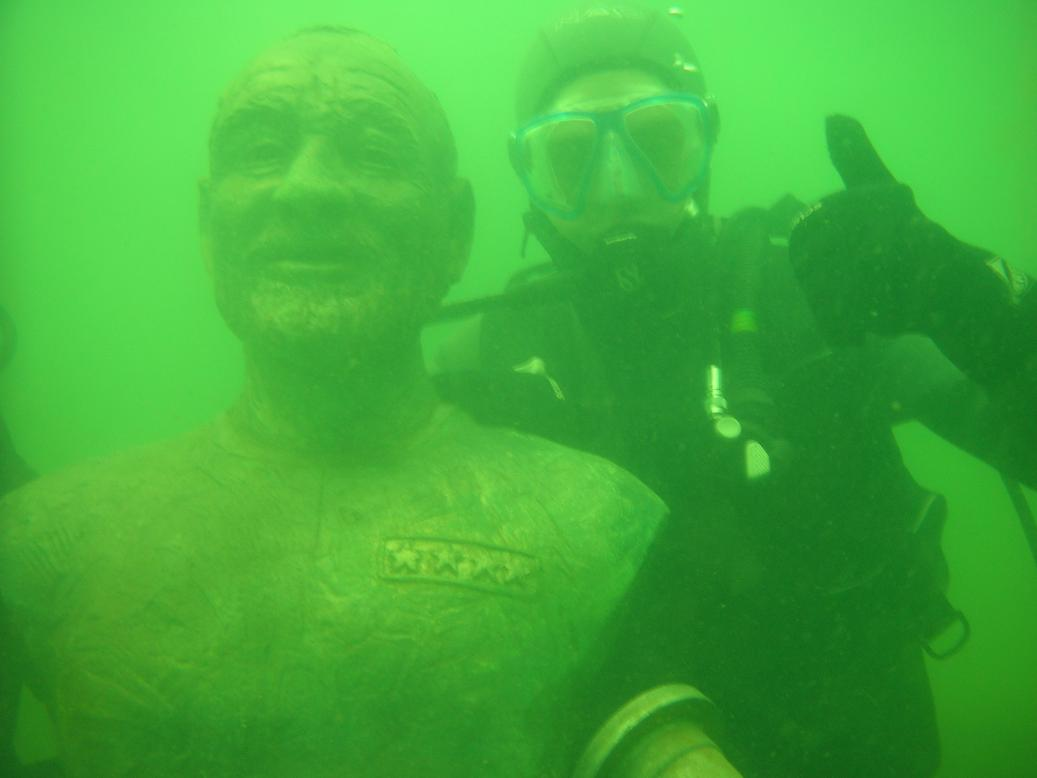
#> input picture im2.jpg, 1037 x 778 px
$ jupyter execute enhancement.ipynb
#> lines starting #> are read from the running program, lines starting #| are printed output that depends on the picture
[cell 1]
import cv2 as cv2
import numpy as np
import matplotlib.pyplot as plt

[cell 2]
# img_name='img1.jpg'
img_name='im2.jpg'
# img_name='img3.jpg'
# img_name='img4.jpg'

[cell 3]
def bgr2rgbmerged(img):
    b,g,r =cv2.split(img)
    return cv2.merge([r,g,b])

[cell 4]
def bgr2rgb(img):
    b,g,r =cv2.split(img)
#> img is the input picture: shape (778, 1037, 3); mean B, G, R 57, 172.2, 64.9
    return [r,g,b]

[cell 5]
def min_max(img):
    img=img.astype(np.float32)
#> img: shape (778, 1037) float32

    matrix=img
    percentile = np.percentile(img, 1)
#> percentile = 21
    matrix[matrix < percentile] = np.inf
    min_val = np.amin(matrix)
#> min_val = 21

    matrix=img
    percentile = np.percentile(img, 98.7)
#> percentile = 125
    matrix[matrix > percentile] = 0
    max_val = np.amax(matrix)
#> max_val = 125

    return min_val,max_val

[cell 6]
[r,g,b]= bgr2rgb(cv2.imread(img_name))
r_min,r_max=min_max(r)
#> r_min = 21; r_max = 125
g_min,g_max=min_max(g)
#> g_min = 103; g_max = 246
b_min,b_max=min_max(b)
#> in min_max (call 3), `percentile = np.percentile(img, 1)`: percentile = 21
#> in min_max (call 3), `percentile = np.percentile(img, 98.7)`: percentile = 109
#> in min_max (call 3), `matrix[matrix > percentile] = 0`:
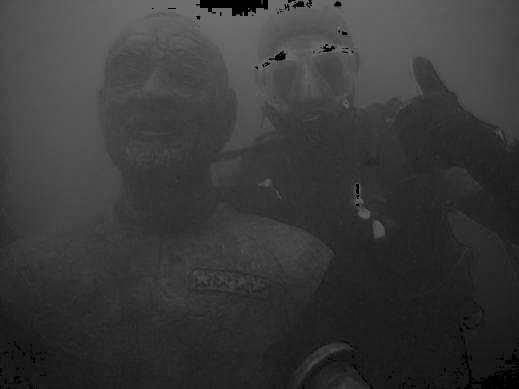
#> matrix: shape (778, 1037) float32 (shown at 1/2 size); min 0, max 109, mean 56.2
#> b_min = 21; b_max = 109
print(r_min,r_max,g_min,g_max,b_min,b_max)
#| 21.0 125.0 103.0 246.0 21.0 109.0

# Attenuation map guided color correction

[cell 7]
Ir_CR=255*(r-r_min)/(r_max-r_min)
Ig_CR=255*(g-g_min)/(g_max-g_min)
Ib_CR=255*(b-b_min)/(b_max-b_min)

[cell 8]
gamma=1.2
Mr=1-((r/255.0)**gamma)
Mg=1-((g/255.0)**gamma)
Mb=1-((b/255.0)**gamma)
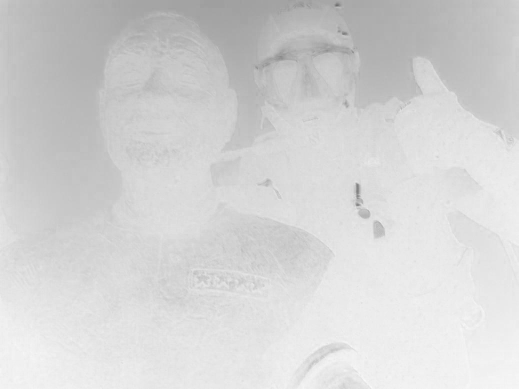
#> Mb: shape (778, 1037) float64 (shown at 1/2 size); min 0.424, max 0.987, mean 0.831

c_star=np.argmax([np.mean(Mr),np.mean(Mg),np.mean(Mb)])
#> c_star = 2
print(c_star)
#| 2


plt.subplot(1,3, 1)
plt.imshow(Mr, cmap="gray")
plt.title('Red Attenuation')
plt.subplot(1,3, 2)
plt.imshow(Mg, cmap="gray")
plt.title('Green Attenuation')
plt.subplot(1,3, 3)
plt.imshow(Mb, cmap="gray")
# plt.imshow(cv2.cvtColor(J, cv2.COLOR_BGR2RGB))
plt.title('Blue Attenuation')

plt.show()

[cell 9]
wr=1
wg=1
wb=1
if img_name=="img3.jpg":
    wr=0.8
    wb=0.8
elif img_name=="im2.jpg":
    wg=0.3
else:
    wg=0.9
    wb=0.9

[cell 10]
t_r = np.exp(-Mr)
t_g = np.exp(-Mg)
t_b = np.exp(-Mb)

img= bgr2rgbmerged(cv2.imread(img_name))

corrected_img = np.zeros_like(img)
corrected_img[:,:,0] = img[:,:,0] * t_r*wr
corrected_img[:,:,1] = img[:,:,1] * t_g*wg
corrected_img[:,:,2] = img[:,:,2] * t_b*wb

# Display the corrected image

plt.subplot(1,2, 1)
plt.imshow(img)
plt.title('original')

plt.subplot(1,2, 2)
plt.imshow(corrected_img)
plt.title('color corrected')

plt.show()

# Transmission estimation based on maximum attenuation identification

[cell 11]
h, w = r.shape[:2]
patch_size = 5
# Define the depth map as an array of zeros
depth_map = np.zeros((h, w))
trans_map=  np.zeros((h, w))
# Loop over all patches
for i in range(0, h - patch_size, patch_size):
    for j in range(0, w - patch_size, patch_size):
        # Calculate the maximum intensity of the red, green and blue channels
        max_r = np.max(r[i:i+patch_size, j:j+patch_size])
        max_g = np.max(g[i:i+patch_size, j:j+patch_size])
        max_b = np.max(b[i:i+patch_size, j:j+patch_size])

        maxD=np.max([max_b,max_g,max_r])
        # Calculate the difference between the maximum intensity of the max attenuated and that of the other two channels
        if(c_star==0):
            D = max_r - np.max([max_g, max_b])
        elif(c_star==1):
            D = max_g - np.max([max_r, max_b])
        elif(c_star==2):
            D = max_b - np.max([max_g, max_r])


        # Update the depth map with the calculated value
        depth_map[i:i+patch_size, j:j+patch_size] = D
        trans_map[i:i+patch_size, j:j+patch_size] = D+(1-maxD)
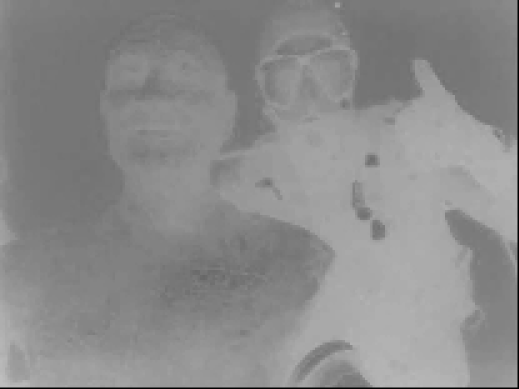
#> depth_map: shape (778, 1037) float64 (shown at 1/2 size); min 0, max 190, mean 139.6
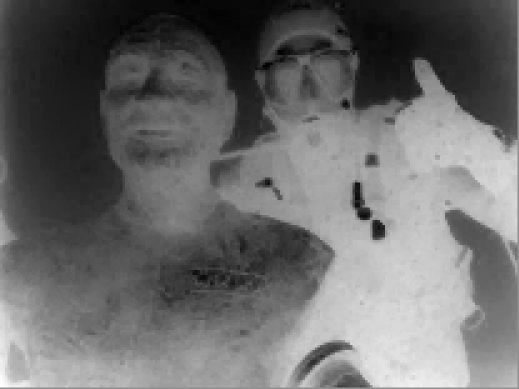
#> trans_map: shape (778, 1037) float64 (shown at 1/2 size); min -132, max 101, mean -33.8; drawn with min black and max white

plt.imshow(trans_map, cmap="gray")
plt.title("Transmission Map")
plt.show()

[cell 12]
from skimage.color import rgb2lab
from skimage.filters import median

[cell 13]
def laplacian_pyramid_decomposition(image, levels):
    pyramid = []
    for i in range(levels):
        blurred = cv2.GaussianBlur(image, (5, 5), 0)
        pyramid.append(image - blurred)
        image = cv2.pyrDown(blurred)
    pyramid.append(image)
    return pyramid[::-1]

# Image dehazing via multi-scale edge-preserving decomposition

[cell 14]
img_lab = rgb2lab(corrected_img)
#> img_lab: shape (778, 1037, 3) float64; mean of channels 0, 1, 2 13.6, -5.5, 6.4

# Define parameters
k = 3
sv = 41
epsilon = 0.2
L = img_lab[:, :, 0]
pyramid = laplacian_pyramid_decomposition(L, 2)
#> after the loop in laplacian_pyramid_decomposition, `for i in range(levels):`: pyramid = 2 items
#> pyramid = 3 items

# Display the base layer and detail layers
plt.figure(figsize=(10,10))
plt.subplot(3, 2, 1)
plt.imshow(L, cmap='gray')
plt.title('Original')

for i in range(len(pyramid)):
    plt.subplot(3, 2, i+2)
    plt.imshow(pyramid[i], cmap='gray')
    print(pyramid[i].shape)
    plt.title('Level {}'.format(i+1))
    plt.axis('off')
#> this loop made 3 passes
#| (195, 260)
#| (389, 519)
#| (778, 1037)

base=pyramid[0]
A= median(base, footprint=np.ones((sv, sv)))
B= A- median(base-A, footprint=np.ones((sv, sv)))
B[B < 0] = 0

L2 = np.maximum(np.minimum(B, base), 0)
b_descat = base - ( L2 * epsilon)

plt.subplot(3,2, 5)
plt.imshow(base,cmap='gray')
plt.title('Base Luminance')
plt.axis('off')

plt.subplot(3,2, 6)
plt.imshow(b_descat,cmap='gray')
plt.title('descattered base')
plt.axis('off')

plt.show()

[cell 15]
from skimage.color import rgb2lab, lab2rgb
def S(row, d):
    s=1/(1+np.exp(-row*d))
    return s

d1=pyramid[1]
d2=pyramid[2]
b_descat=np.resize(b_descat, img_lab[:,:,0].shape)
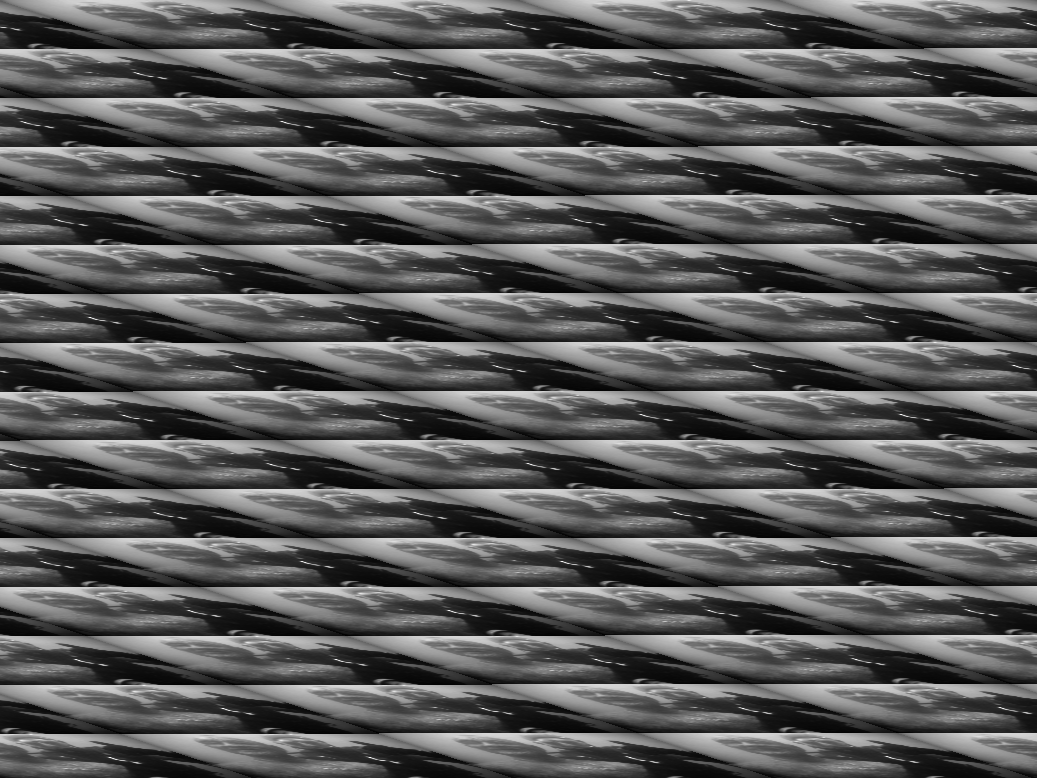
#> b_descat: shape (778, 1037) float64; min 2.38, max 27.09, mean 11.1; drawn with min black and max white
d1= np.resize(d1, img_lab[:,:,0].shape)
#> d1: shape (778, 1037) float64
d2= np.resize(d2,  img_lab[:,:,0].shape)
print(d1.shape)
#| (778, 1037)

# L_final=b_descat+S(1,d1)+S(1,d2)
L_final=img_lab[:,:,0]
print(img_lab.shape)
#| (778, 1037, 3)
modified_lab_img = np.zeros_like(img_lab)
modified_lab_img[:,:,0], modified_lab_img[:,:,1], modified_lab_img[:,:,2] = L_final,img_lab[:,:,1]*0.9 ,img_lab[:,:,2]*0.8
#> modified_lab_img: shape (778, 1037, 3) float64; mean of channels 0, 1, 2 13.6, -4.9, 5.1

modified_rgb_img = lab2rgb(modified_lab_img)

# Display the modified RGB image
plt.subplot(1,2, 1)
plt.imshow(img)
plt.title('Original Image')
plt.axis('off')

plt.subplot(1,2, 2)
plt.imshow(modified_rgb_img)
plt.title('Enhanced Image')
plt.axis('off')

plt.show()

$ run again, with img4.jpg copied over im2.jpg
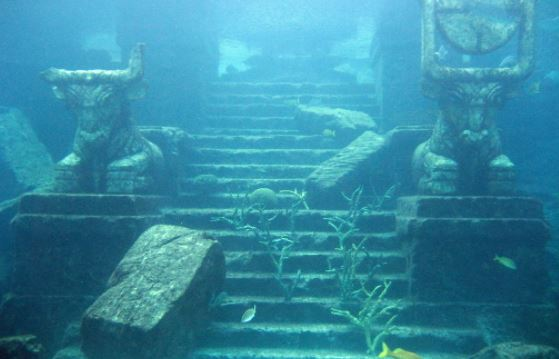
#> input picture img4.jpg, 559 x 359 px
#> in bgr2rgb, img is the input picture: shape (359, 559, 3); mean B, G, R 162.4, 139, 53.5
#> img: shape (359, 559) float32
#> in min_max, `percentile = np.percentile(img, 1)`: percentile = 9
#> in min_max, `percentile = np.percentile(img, 98.7)`: percentile = 136
#> r_min = 9; r_max = 136
#> g_min = 59; g_max = 234
#> b_min = 77; b_max = 248
#| 9.0 136.0 59.0 234.0 77.0 248.0
#> `Mb=1-((b/255.0)**gamma)`:
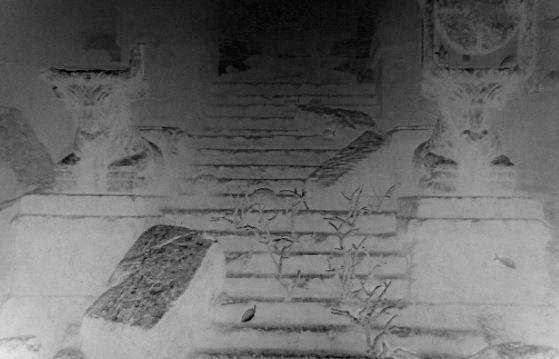
#> Mb: shape (359, 559) float64; min 0, max 0.914, mean 0.413
#> c_star = 0
#| 0
#> img_lab: shape (359, 559, 3) float64; mean of channels 0, 1, 2 16.3, 30.6, -49.2
#> after the loop in laplacian_pyramid_decomposition, `for i in range(levels):`: pyramid = 2 items
#> `pyramid = laplacian_pyramid_decomposition(L, 2)`: pyramid = 3 items
#> the loop `for i in range(len(pyramid)):` made 3 passes
#| (90, 140)
#| (180, 280)
#| (359, 559)
#| (359, 559)
#| (359, 559, 3)
#> modified_lab_img: shape (359, 559, 3) float64; mean of channels 0, 1, 2 16.3, 27.5, -39.3
#> `modified_rgb_img = lab2rgb(modified_lab_img)`:
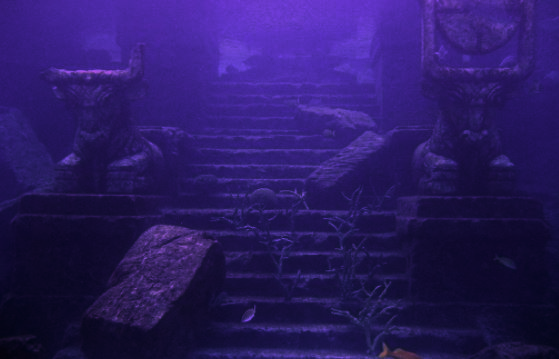
#> modified_rgb_img: shape (359, 559, 3) float64; mean R, G, B 0.167, 0.105, 0.39
